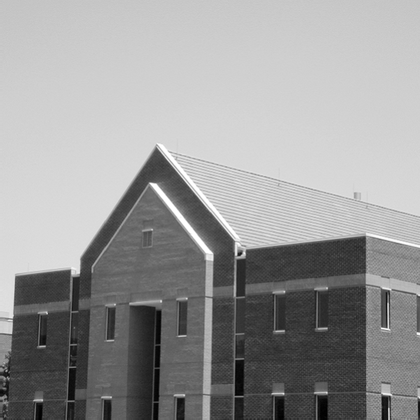
%> input picture HW1/building.tif, 420 x 420 px, shrunk from 1200 x 1200 before the run, given in place of astronaut.tif, which was not available
$ octave HW1_soln.m   (GNU Octave 9; MATLAB toolbox functions it lacks are replaced by stand-ins)
%> lines starting %> are read from the running program, lines starting %| are printed output that depends on the picture; pictures that were not available may be replaced by others from this repository, and a replacement may not be noted
% Homework 1 Solutions
% By: Mike McCourt
% April 1

clear; close; clc


%% Problem 1a

astro = imread('astronaut.tif');
%> astro is the input picture: size 420x420 uint8; min 0, max 255, mean 152.9
astro2 = astro(1:2:end,1:2:end);

figure; imshow(astro);
figure; imshow(astro2);

% Problem 1b
astro5 = astro(1:5:end,1:5:end);
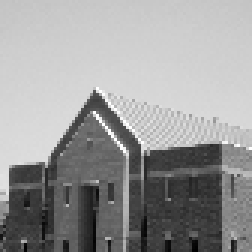
%> astro5: size 84x84 uint8 (shown 3 times larger); min 0, max 255, mean 153.6
figure; imshow(astro5);


%% Problem 2a
rose = imread('rose_LR.tif');
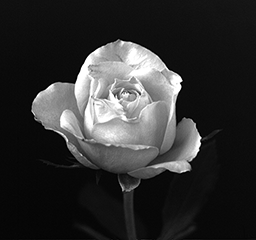
%> input picture HW1/rose_LR.tif, 256 x 240 px
%> rose is the input picture: size 240x256 uint8; min 0, max 255, mean 48.7
[r,c] = size(rose);
%> r = 240; c = 256

rose2 = uint8(zeros(2*r-1,2*c-1));
rose2(1:2:end,1:2:end) = rose;
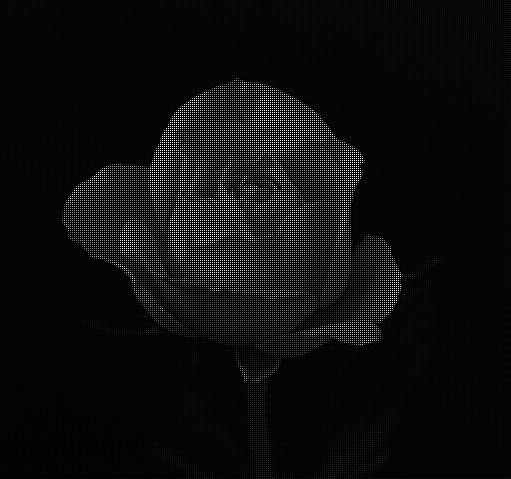
%> rose2: size 479x511 uint8; min 0, max 255, mean 12.2

for i=1:2:(2*r-2)
    for j=1:2:(2*c-2)
        rose2(i,j+1) = rose2(i,j)/2+rose2(i,j+2)/2;
        rose2(i+1,j) = rose2(i,j)/2+rose2(i+2,j)/2;
        rose2(i+1,j+1) = rose2(i,j)/4+rose2(i,j+2)/4+rose2(i+2,j)/4+rose2(i+2,j+2)/4;
    end
end

figure; imshow(rose);
figure; imshow(rose2)


%% Problem 2b
[r,c] = size(rose2);
%> r = 479; c = 511
rose4 = uint8(zeros(2*r-1,2*c-1));
rose4(1:2:end,1:2:end) = rose2;


for i=1:2:(2*r-2)
    for j=1:2:(2*c-2)
        rose4(i,j+1) = rose4(i,j)/2+rose4(i,j+2)/2;
        rose4(i+1,j) = rose4(i,j)/2+rose4(i+2,j)/2;
        rose4(i+1,j+1) = rose4(i,j)/4+rose4(i,j+2)/4+rose4(i+2,j)/4+rose4(i+2,j+2)/4;
    end
end

figure; imshow(rose4);


%% Problem 3
rose = imread('rose_LR.tif');
rose_invert = 255-rose;
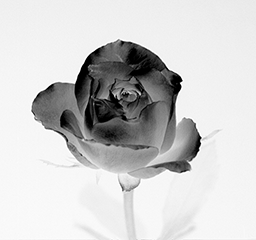
%> rose_invert: size 240x256 uint8; min 0, max 255, mean 206.3
figure; imshow(rose_invert);


%% Problem 4a (Solutions will vary)
r = 0:0.001:1;
gamma = 0.4;
s = r.^gamma;

% Problem 4b
plot(r,s); hold on;
plot(r,r,'--');
title('Transformation to increase brightness');
%> figure, not shown here; curve peaks at x = 1, y = 1

% Problem 4c
astro2 = double(astro)/255;
%> astro2: size 420x420 double
astro_bright = astro2.^gamma;
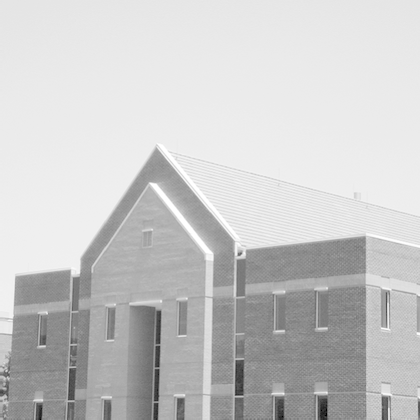
%> astro_bright: size 420x420 double; min 0, max 1, mean 0.791
astro_bright2 = uint8(255*astro_bright);
figure; imshow(astro);
figure; imshow(astro_bright2);

% Problem 4d (Depends on results)


%% Problem 5a (Solutions will vary)
x = 0:0.001:1;
Tr = atan(4*(x-0.5))/2.23+0.5;

% Problem 5b
plot(x,Tr); hold on;
plot(r,r,'--');
title('Transformation to increase contrast');
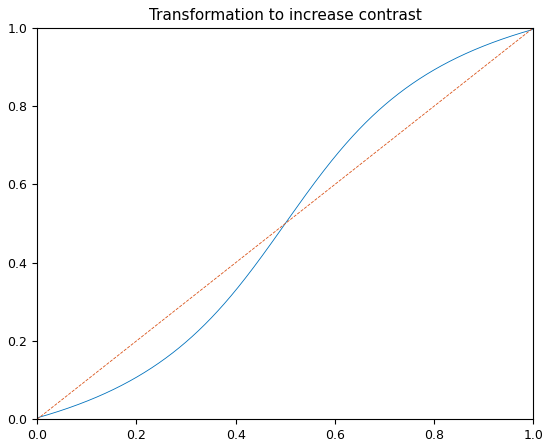
%> figure redrawn from the program's plot data; curve peaks at x = 1, y = 0.996; curve peaks at x = 1, y = 1

% Problem 5c
astro_contrast = atan(4*(astro2-0.5))/2.23+0.5;
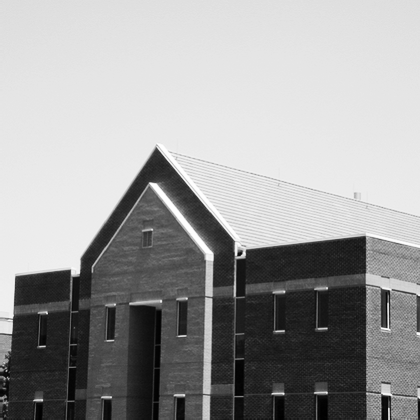
%> astro_contrast: size 420x420 double; min 0.00352, max 0.996, mean 0.619
astro_contrast2 = uint8(255*astro_contrast);
figure; imshow(astro);
figure; imshow(astro_contrast2);


% Problem 5d (Depends on results)
